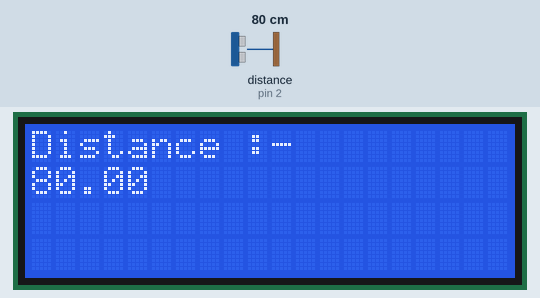
Recording of a sketch running on a simulated Arduino Uno, built with avr-gcc and run on an emulated ATmega328P. On the bench: 20×4 character LCD. The test bench sets the inputs (shaded band); at power-on: distance to the obstacle (sensor on pin 2) 80 cm. The echo pulse lasts 58.3 µs per cm.

Above: at 1.2 s.
1.3 s: distance to the obstacle (sensor on pin 2) set to 2 cm
At 2.5 s:
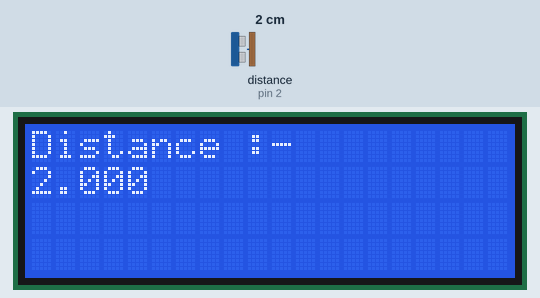
3.6 s: distance to the obstacle (sensor on pin 2) set to 4 cm
At 5.3 s:
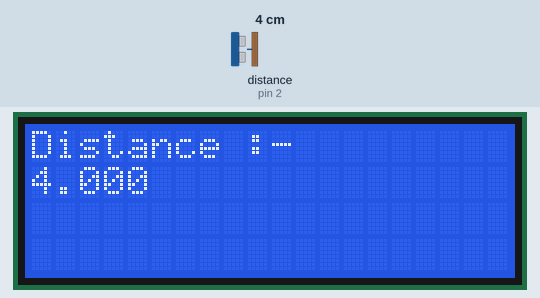
5.6 s: distance to the obstacle (sensor on pin 2) set to 9 cm
At 7.0 s:
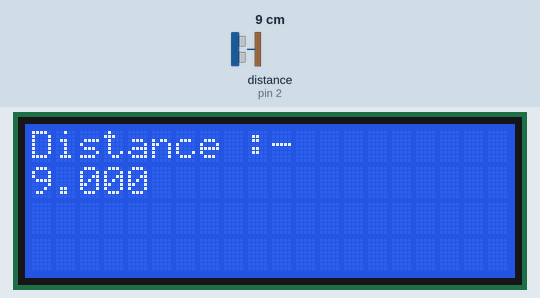
Timing chart, 0 to 8.6 s (numbered marks = the images above; inputs shaded):
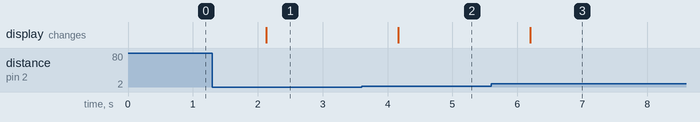

The sketch:

distance_measuring_device.ino
```cpp
#include<UltraDistSensor.h>
#include <Wire.h>
#include <LiquidCrystal_I2C.h>

LiquidCrystal_I2C lcd(0x27,20,4);

UltraDistSensor mysensor;
float reading;

void setup() {
    lcd.init();                      // initialize the lcd
    lcd.backlight();
    Serial.begin(9600);
    mysensor.attach(3,2);//Trigger pin , Echo pin
}

void loop() {
    reading=mysensor.distanceInCm();
     lcd.setCursor(0,0);
     lcd.print("Distance :- ");
     lcd.setCursor(0,1);
      lcd.print(reading);

    delay(1000);
}
```

Measured:
- after the input at 1.3 s, the display: changes after 0.83 s (image 1)
- after the input at 3.6 s, the display: changes after 0.56 s (image 2)
- after the input at 5.6 s, the display: changes after 0.60 s (image 3)
